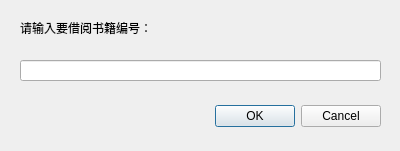
<?xml version="1.0" encoding="UTF-8"?>
<ui version="4.0">
 <class>BorrowBord</class>
 <widget class="QDialog" name="BorrowBord">
  <property name="geometry">
   <rect>
    <x>0</x>
    <y>0</y>
    <width>400</width>
    <height>151</height>
   </rect>
  </property>
  <property name="windowTitle">
   <string>Dialog</string>
  </property>
  <widget class="QDialogButtonBox" name="buttonBox">
   <property name="geometry">
    <rect>
     <x>10</x>
     <y>100</y>
     <width>371</width>
     <height>32</height>
    </rect>
   </property>
   <property name="orientation">
    <enum>Qt::Horizontal</enum>
   </property>
   <property name="standardButtons">
    <set>QDialogButtonBox::Cancel|QDialogButtonBox::Ok</set>
   </property>
  </widget>
  <widget class="QLabel" name="label">
   <property name="geometry">
    <rect>
     <x>20</x>
     <y>20</y>
     <width>241</width>
     <height>16</height>
    </rect>
   </property>
   <property name="text">
    <string>请输入要借阅书籍编号：</string>
   </property>
  </widget>
  <widget class="QLineEdit" name="lineEdit">
   <property name="geometry">
    <rect>
     <x>20</x>
     <y>60</y>
     <width>361</width>
     <height>21</height>
    </rect>
   </property>
   <property name="alignment">
    <set>Qt::AlignCenter</set>
   </property>
  </widget>
 </widget>
 <resources/>
 <connections>
  <connection>
   <sender>buttonBox</sender>
   <signal>accepted()</signal>
   <receiver>BorrowBord</receiver>
   <slot>accept()</slot>
   <hints>
    <hint type="sourcelabel">
     <x>248</x>
     <y>254</y>
    </hint>
    <hint type="destinationlabel">
     <x>157</x>
     <y>274</y>
    </hint>
   </hints>
  </connection>
  <connection>
   <sender>buttonBox</sender>
   <signal>rejected()</signal>
   <receiver>BorrowBord</receiver>
   <slot>reject()</slot>
   <hints>
    <hint type="sourcelabel">
     <x>316</x>
     <y>260</y>
    </hint>
    <hint type="destinationlabel">
     <x>286</x>
     <y>274</y>
    </hint>
   </hints>
  </connection>
 </connections>
</ui>
